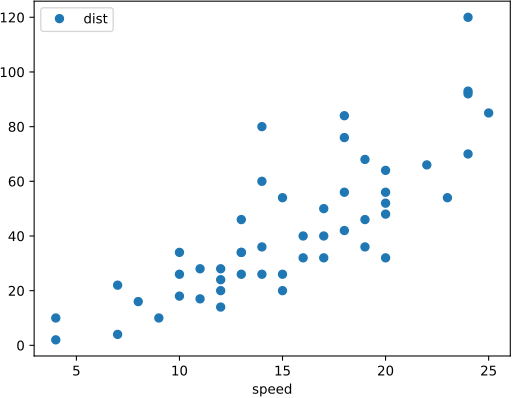

Write Python code to recreate this figure.
import statsmodels.api as sm
my_data = sm.datasets.get_rdataset('cars', 'datasets').data
my_data.plot(x='speed', style='o')
import matplotlib.pyplot as plt
plt.savefig('07-p-plot.pdf')
